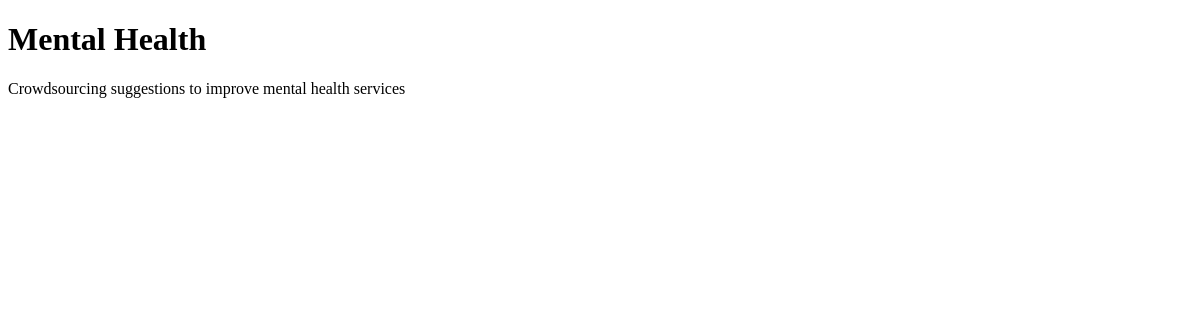
The page /forums/1 on the database as committed earlier.
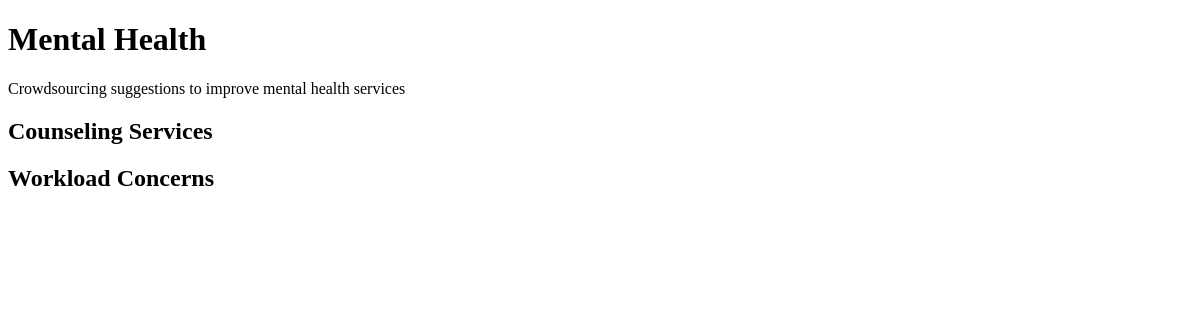
The same page on the database as committed later.
### Forums/models.py (models this page shows, shortened)
class Topic(models.Model):
    topic_name = models.CharField(max_length=100)
    topic_description = models.CharField(max_length=1000)
    pub_date = models.DateTimeField('date published')

class Subtopic(models.Model):
    topic = models.ForeignKey(Topic, on_delete=models.CASCADE)
    subtopic_name = models.CharField(max_length=100)

### Forums/views.py (the view)
# urls.py: path('<int:topic_id>', views.render_topic_view, name='topic_view'),
def render_topic_view(request, topic_id):
    topic = get_object_or_404(Topic, pk=topic_id)
    subtopics = topic.subtopic_set.all()
    return render(request, 'Forums/topic_view.html', {"topic": topic,
                                                      "subtopics": subtopics})

### Forums/templates/Forums/topic_view.html (shortened to what this page needs)
<!DOCTYPE html>
<html lang="en">
<head>
</head>
<body>
<h1>{{topic.topic_name}}</h1>
<p>{{topic.topic_description}}</p>
{% for subtopic in subtopics %}
    <h2>{{subtopic.subtopic_name}}</h2>
{% endfor %}
</body>
</html>

Rows that differ between the two databases and show on the page:
now on this page (row edited): Subtopic: subtopic_name "Counseling Services"
now on this page (row edited): Subtopic: subtopic_name "Workload Concerns"
